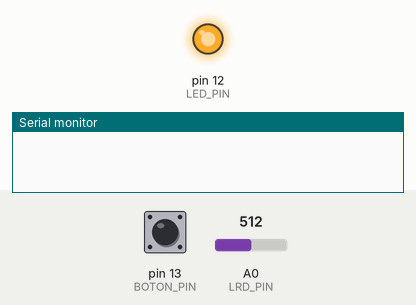
The sketch below on a simulated Arduino Uno, built with avr-gcc and run on an emulated ATmega328P. On the bench: output pins drawn as LEDs (lit = HIGH), the last lines printed to the serial monitor. The test bench sets the inputs (shaded band); at power-on: pin 13 (BOTON_PIN) HIGH, A0 (LRD_PIN) = 512.

Above: at 1.2 s.
1.3 s: pin 13 (BOTON_PIN) pulled LOW for 0.15 s
At 2.5 s:
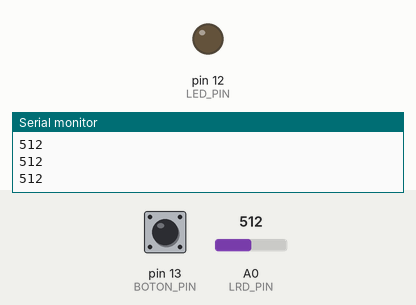
2.9 s: pin 13 (BOTON_PIN) pulled LOW for 1 s
At 4.3 s:
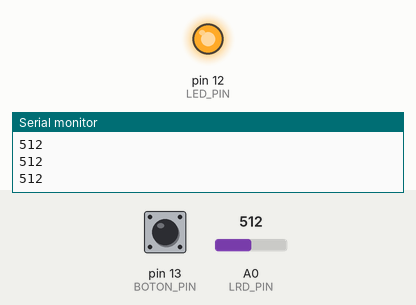
5.4 s: pin 13 (BOTON_PIN) pulled LOW for 3.2 s
At 6.2 s:
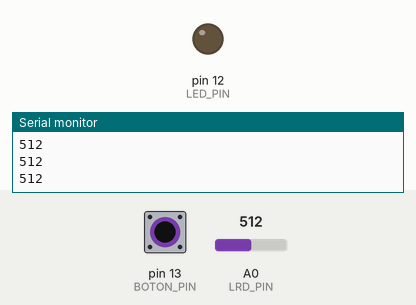
Timing chart, 0 to 8.4 s (numbered marks = the images above; inputs shaded):
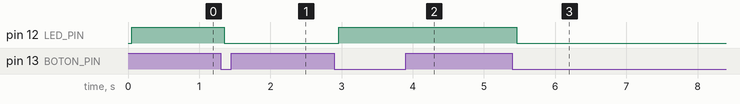

Measured:
- after the input at 1.3 s, pin 12 (LED_PIN): HIGH → LOW after 0.05 s
- after the input at 2.9 s, pin 12 (LED_PIN): LOW → HIGH after 0.06 s
- after the input at 5.4 s, pin 12 (LED_PIN): HIGH → LOW after 0.06 s

The sketch:

ldrSensor.ino
```cpp
const int LRD_PIN = A0; // Pin analógico utilizado para el sensor LRD
const int BOTON_PIN = 13; // Pin digital utilizado para el botón
const int LED_PIN = 12; // Pin digital utilizado para el LED
bool leerSensor = false; // Variable para indicar si se debe leer el sensor
bool ultimoEstadoBoton = false; // Variable para almacenar el último estado del botón

void setup() {
  Serial.begin(9600);
  pinMode(BOTON_PIN, INPUT_PULLUP); // Se establece el pin del botón como entrada con resistencia pull-up interna
  pinMode(LED_PIN, OUTPUT); // Se establece el pin del LED como salida
}

void loop() {
  bool estadoBoton = leerEstadoBoton(); // Se lee el estado actual del botón
  actualizarLecturaSensor(estadoBoton); // Se actualiza la variable leerSensor
  leerSensorLRD(); // Se lee el valor del sensor LRD si corresponde
  controlarLED(); // Se controla el LED según el estado del sensor
}

bool leerEstadoBoton() {
  bool estado = digitalRead(BOTON_PIN);
  delay(50); // Se añade un pequeño retraso para evitar lecturas erróneas debido a rebotes del botón
  return estado;
}

void actualizarLecturaSensor(bool estadoBoton) {
  if (estadoBoton != ultimoEstadoBoton && estadoBoton == LOW) {
    leerSensor = !leerSensor;
  }
  ultimoEstadoBoton = estadoBoton;
}

void leerSensorLRD() {
  if (leerSensor) {
    int valor = analogRead(LRD_PIN);
    Serial.println(valor);
  }
}

void controlarLED() {
  digitalWrite(LED_PIN, !leerSensor); // Se enciende el LED cuando el sensor no está leyendo
}
```
